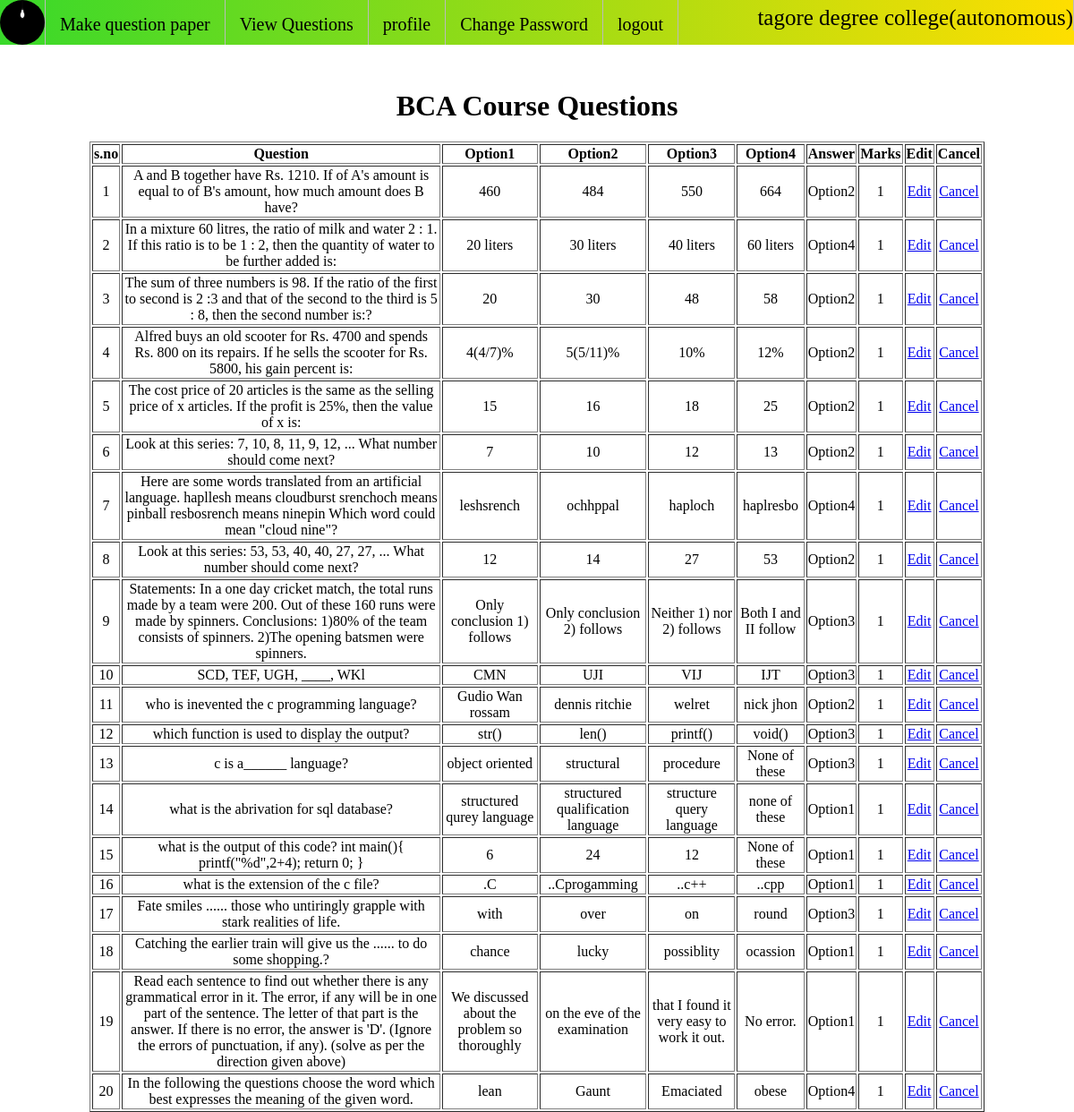
Screenshot of /faculty/viewquestions/ (signed in) with the database file from the repository.
### faculty/models.py (models this page shows)
class Faculty(models.Model):
    user=models.OneToOneField(User,on_delete=models.CASCADE)
    contact=models.PositiveIntegerField()
    address=models.CharField(max_length=100)
    profile_pic=models.ImageField(upload_to='profile_pic/faculty/',null=True)
    course=models.CharField(max_length=40)
    approved=models.BooleanField(default=False)

### exam/models.py (models this page shows)
class Course(models.Model):
    name=models.CharField(max_length=100)
    abbreviation=models.CharField(max_length=600,null=True)
    course_information=models.TextField(null=True)
    no_of_questions=models.PositiveIntegerField()
    marks=models.PositiveIntegerField()

class Question(models.Model):
    course=models.ForeignKey(Course,on_delete=models.CASCADE)
    question=models.CharField(max_length=1000)
    option1=models.CharField(max_length=100)
    option2=models.CharField(max_length=100)
    option3=models.CharField(max_length=100)
    option4=models.CharField(max_length=100)
    answer=models.CharField(max_length=100,choices=answer_choices)
    marks=models.PositiveIntegerField()

### faculty/views.py (the view)
# urls.py: path('viewquestions/',views.faculty_view_questions,name='faculty-view-questions'),
@login_required(login_url='faculty-sign-in')
def faculty_view_questions(request):
    faculty=Faculty.objects.get(user=request.user)
    course=faculty.course
    course=Course.objects.get(name=course)
    questions=Question.objects.filter(course=course)
    return render(request,'faculty/viewquestions.html',{'questions':questions,'course':course})

### templates/faculty/viewquestions.html (shortened to what this page needs)
<!DOCTYPE html>
<html lang="en">
<head>
</head>
<body>
    {% include 'faculty/base.html' with faculty=request.user.faculty%}
    <div class="container">
        <center><h1>{{course.name}} Course Questions</h1></center>
        <table border="1" height="200" width="1000" align="center" >
            <tr align="center" background-color="blue">
                <th >s.no</th>  <th>Question</th>   <th>Option1</th>  <th>Option2</th>   <th>Option3</th><th>Option4</th> <th>Answer</th> <th> Marks</th> <th> Edit</th> <th> Cancel</th>
            </tr>
            {% for question in questions %}
            <tr align="center" >
                <td>{{forloop.counter}}</td>
                <td>{{question.question}}</td>
                <td>{{question.option1}}</td>
                <td>{{question.option2}}</td>
                <td>{{question.option3}}</td>
                <td>{{question.option4}}</td>
                <td>{{question.answer}}</td>
                <td>{{question.marks}}</td>
                <td> <a href="{% url 'faculty-question-edit' question.id %}" > Edit</a></td>
                <td> <a href="{% url 'faculty-question-delete' question.id %}"> Cancel</a></td>
            </tr>
            {% endfor %}
    </div>
</body>
</html>

### templates/faculty/base.html (shortened to what this page needs)
<!DOCTYPE html>
<html>
<head>
</head>
<body>
<ul>
  <li style="float:right;color:black;font-size: 25px;padding-top: 6px;">tagore degree college(autonomous)</li>
  <li><img src="{{faculty.profile_pic.url}}"class="photo" height=100px width=100px></li>
  <li><a href="{% url 'faculty-add-question' %}">Make question paper</a></li>
  <li><a href="{% url 'faculty-view-questions' %}">View Questions</a></li>
  <li><a href="{% url 'faculty-profile' %}">profile</a></li>
  <li><a href="{% url 'faculty-change-password' %}">Change Password</a></li>
  <li><a href="{% url 'faculty-logout' %}">logout</a></li>
</ul>
</body>
</html>

### templates/faculty/viewquestions.html (style rules this page uses)
body { margin:0px }
.container { height:100%; margin-top: 50px; }

### templates/faculty/base.html (style rules this page uses)
body { margin:0px }
ul { list-style-type: none; margin: 0; padding: 0; overflow: hidden; background-image: linear-gradient(to right, #1fd40fe2, rgba(255,222,0,1)); height: 50px; }
li { float: left; border-right:1px solid #bbb; }
li a { font-size: 20px; display: block; color: black; text-align: center; padding: 16px 16px; text-decoration: none; }
.photo { width:50px; height:50px; border-radius:100px; }

### rows the page displays
Faculty: profile_pic (picture)
Course: name "BCA"
Question: question "A and B together have Rs. 1210. If of A's amount is equal to of B's amount, how much amount does B have?", option1 "460", option2 "484", option3 "550", option4 "664", answer "Option2", marks "1"
Question: question "In a mixture 60 litres, the ratio of milk and water 2 : 1. If this ratio is to be 1 : 2, then the quantity of water to be further added is:", option1 "20 liters", option2 "30 liters", option3 "40 liters", option4 "60 liters", answer "Option4", marks "1"
Question: question "The sum of three numbers is 98. If the ratio of the first to second is 2 :3 and that of the second to the third is 5 : 8, then the second number is:?", option1 "20", option2 "30", option3 "48", option4 "58", answer "Option2", marks "1"
Question: question "Alfred buys an old scooter for Rs. 4700 and spends Rs. 800 on its repairs. If he sells the scooter for Rs. 5800, his gain percent is:", option1 "4(4/7)%", option2 "5(5/11)%", option3 "10%", option4 "12%", answer "Option2", marks "1"
Question: question "The cost price of 20 articles is the same as the selling price of x articles. If the profit is 25%, then the value of x is:", option1 "15", option2 "16", option3 "18", option4 "25", answer "Option2", marks "1"
Question: question "Look at this series: 7, 10, 8, 11, 9, 12, ... What number should come next?", option1 "7", option2 "10", option3 "12", option4 "13", answer "Option2", marks "1"
Question: question "Here are some words translated from an artificial language. hapllesh means cloudburst srenchoch means pinball resbosrench means ninepin Which word could mean \"cloud nine\"?", option1 "leshsrench", option2 "ochhppal", option3 "haploch", option4 "haplresbo", answer "Option4", marks "1"
Question: question "Look at this series: 53, 53, 40, 40, 27, 27, ... What number should come next?", option1 "12", option2 "14", option3 "27", option4 "53", answer "Option2", marks "1"
Question: question "Statements: In a one day cricket match, the total runs made by a team were 200. Out of these 160 runs were made by spinners. Conclusions: 1)80% of the team consists of spinners. 2)The opening batsmen were spinners.", option1 "Only conclusion 1) follows", option2 "Only conclusion 2) follows", option3 "Neither 1) nor 2) follows", option4 "Both I and II follow", answer "Option3", marks "1"
Question: question "SCD, TEF, UGH, ____, WKl", option1 "CMN", option2 "UJI", option3 "VIJ", option4 "IJT", answer "Option3", marks "1"
Question: question "who is inevented the c programming language?", option1 "Gudio Wan rossam", option2 "dennis ritchie", option3 "welret", option4 "nick jhon", answer "Option2", marks "1"
Question: question "which function is used to display the output?", option1 "str()", option2 "len()", option3 "printf()", option4 "void()", answer "Option3", marks "1"
Question: question "c is a______ language?", option1 "object oriented", option2 "structural", option3 "procedure", option4 "None of these", answer "Option3", marks "1"
Question: question "what is the abrivation for sql database?", option1 "structured qurey language", option2 "structured qualification language", option3 "structure query language", option4 "none of these", answer "Option1", marks "1"
Question: question "what is the output of this code? int main(){ printf(\"%d\",2+4); return 0; }", option1 "6", option2 "24", option3 "12", option4 "None of these", answer "Option1", marks "1"
Question: question "what is the extension of the c file?", option1 ".C", option2 "..Cprogamming", option3 "..c++", option4 "..cpp", answer "Option1", marks "1"
Question: question "Fate smiles ...... those who untiringly grapple with stark realities of life.", option1 "with", option2 "over", option3 "on", option4 "round", answer "Option3", marks "1"
Question: question "Catching the earlier train will give us the ...... to do some shopping.?", option1 "chance", option2 "lucky", option3 "possiblity", option4 "ocassion", answer "Option1", marks "1"
Question: question "Read each sentence to find out whether there is any grammatical error in it. The error, if any will be in one part of the sentence. The letter of that part is the answer. If there is no error, the answer is 'D'. (Ignore the errors of punctuation, if any). (solve as per the direction given above)", option1 "We discussed about the problem so thoroughly", option2 "on the eve of the examination", option3 "that I found it very easy to work it out.", option4 "No error.", answer "Option1", marks "1"
Question: question "In the following the questions choose the word which best expresses the meaning of the given word.", option1 "lean", option2 "Gaunt", option3 "Emaciated", option4 "obese", answer "Option4", marks "1"
